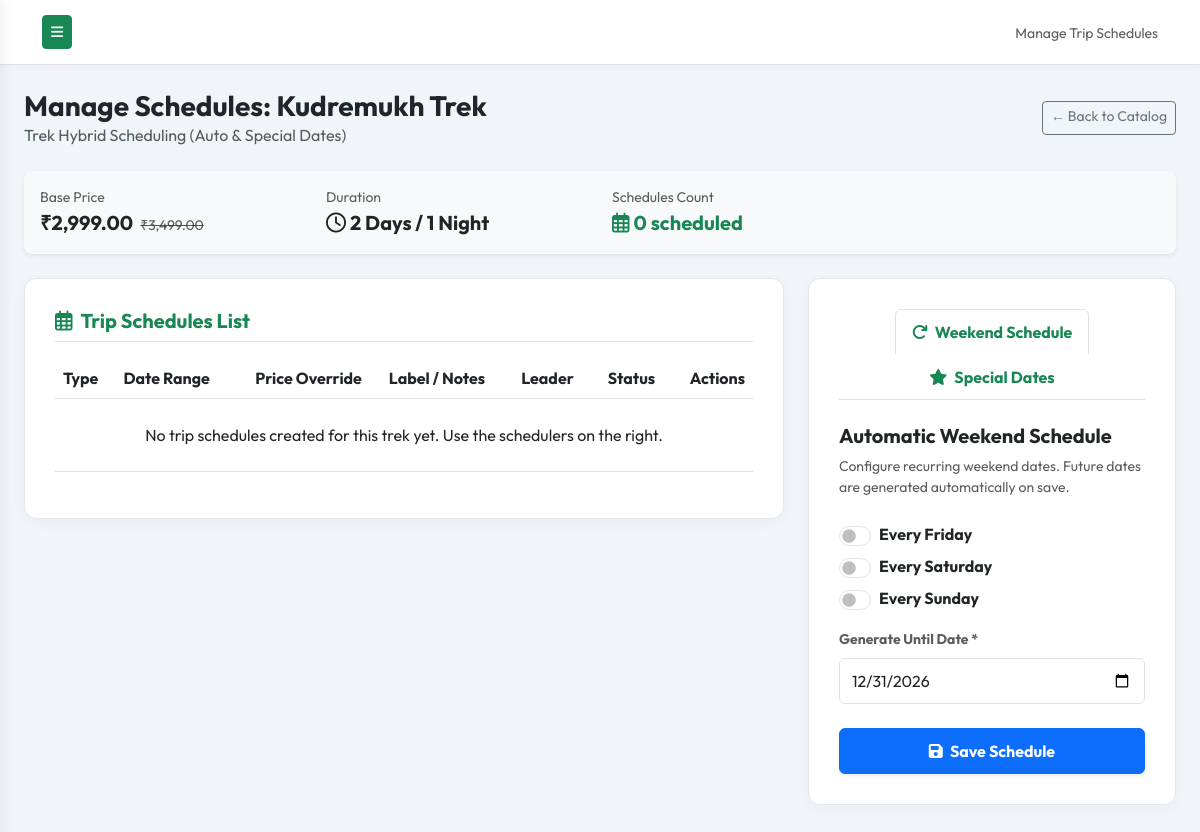
The page /admin/treks/schedules.php?trek_id=1 (signed in) on the database its author committed.
### tables this page shows
CREATE TABLE IF NOT EXISTS `treks` (
  `id` INT AUTO_INCREMENT PRIMARY KEY,
  `category_id` INT DEFAULT NULL,
  `title` VARCHAR(255) NOT NULL,
  `slug` VARCHAR(255) NOT NULL UNIQUE,
  `location` VARCHAR(150) DEFAULT 'Karnataka',
  `image` VARCHAR(255) DEFAULT NULL,
  `duration` VARCHAR(100) NOT NULL,
  `difficulty` ENUM('Easy', 'Moderate', 'Difficult') DEFAULT 'Moderate',
  `trek_distance` DECIMAL(5,2) NOT NULL,
  `altitude` INT NOT NULL,
  `price` DECIMAL(10,2) NOT NULL,
  `offer_price` DECIMAL(10,2) DEFAULT NULL,
  `with_transport_price` DECIMAL(10,2) NOT NULL DEFAULT 0.00,
  `with_transport_offer_price` DECIMAL(10,2) DEFAULT NULL,
  `without_transport_price` DECIMAL(10,2) NOT NULL DEFAULT 0.00,
  `without_transport_offer_price` DECIMAL(10,2) DEFAULT NULL,
  `transport_enabled` TINYINT(1) DEFAULT 1,
  `own_transport_enabled` TINYINT(1) DEFAULT 1,
  `own_transport_note` TEXT DEFAULT NULL,
  `with_transport_note` TEXT DEFAULT NULL,
  `description` TEXT NOT NULL,
  `itinerary` TEXT NOT NULL,
  `inclusions` TEXT DEFAULT NULL,
  `exclusions` TEXT DEFAULT NULL,
  `with_transport_inclusions` TEXT DEFAULT NULL,
  `with_transport_exclusions` TEXT DEFAULT NULL,
  `own_transport_inclusions` TEXT DEFAULT NULL,
  `own_transport_exclusions` TEXT DEFAULT NULL,
  `things_to_carry` TEXT DEFAULT NULL,
  `pickup_points_txt` TEXT DEFAULT NULL,
  `status` ENUM('Active', 'Inactive') DEFAULT 'Active',
  `recurring_friday` TINYINT(1) DEFAULT 0,
  `recurring_saturday` TINYINT(1) DEFAULT 0,
  `recurring_sunday` TINYINT(1) DEFAULT 0,
  `recurring_until` DATE DEFAULT NULL,
  `featured` TINYINT(1) DEFAULT 0,
  `meta_title` VARCHAR(150) DEFAULT NULL,
  `meta_description` VARCHAR(255) DEFAULT NULL,
  `focus_keyphrase` VARCHAR(150) DEFAULT NULL,
  `excerpt` TEXT DEFAULT NULL,
  `image_alt` VARCHAR(255) DEFAULT NULL,
  `tags` TEXT DEFAULT NULL,
  `created_at` TIMESTAMP DEFAULT CURRENT_TIMESTAMP,
  `updated_at` TIMESTAMP DEFAULT CURRENT_TIMESTAMP ON UPDATE CURRENT_TIMESTAMP,
  FOREIGN KEY (`category_id`) REFERENCES `trek_categories`(`id`) ON DELETE SET NULL
);

### admin/treks/schedules.php (the view, shortened to what the rows shown need)
<?php
require_once __DIR__ . '/../../includes/functions.php';
$db = Database::connect();
$trek_id = (int)($_GET['trek_id'] ?? 0);
try {
    $trek_stmt = $db->prepare("SELECT title, duration, price, offer_price, recurring_friday, recurring_saturday, recurring_sunday, recurring_until FROM treks WHERE id = ? LIMIT 1");
    $trek_stmt->execute([$trek_id]);
    $trek = $trek_stmt->fetch();
} catch (PDOException $e) {
    die("System error: " . $e->getMessage());
}
?>
<!DOCTYPE html>
<html lang="en">
<head>
    <link href="https://cdn.jsdelivr.net/npm/bootstrap@5.3.0/dist/css/bootstrap.min.css" rel="stylesheet">
    <link href="https://cdnjs.cloudflare.com/ajax/libs/font-awesome/6.4.0/css/all.min.css" rel="stylesheet">
    <link href="<?php echo SITE_URL; ?>/assets/css/admin.css" rel="stylesheet">
    <link href="<?php echo SITE_URL; ?>/assets/css/responsive.css" rel="stylesheet">
</head>
<body class="admin-body">
<div class="d-flex" id="wrapper">
    <div id="page-content-wrapper">
        <div class="container-fluid p-4">
            <div class="d-flex justify-content-between align-items-center mb-4">
                <div>
                    <h3 class="fw-bold mb-0">Manage Schedules: <?php echo htmlspecialchars($trek['title']); ?></h3>
                    <p class="text-muted mb-0">Trek Hybrid Scheduling (Auto & Special Dates)</p>
                </div>
            </div>
            <div class="card border-0 shadow-sm p-3 mb-4 bg-light rounded-3">
                <div class="row align-items-center">
                    <div class="col-md-3">
                        <span class="text-muted small d-block">Base Price</span>
                        <strong class="text-dark fs-5"><?php echo format_price($trek['offer_price'] > 0 ? $trek['offer_price'] : $trek['price']); ?></strong>
                        <?php if ($trek['offer_price'] > 0): ?>
                            <del class="text-muted small ms-1"><?php echo format_price($trek['price']); ?></del>
                        <?php endif; ?>
                    </div>
                    <div class="col-md-3">
                        <span class="text-muted small d-block">Duration</span>
                        <strong class="text-dark fs-5"><i class="far fa-clock me-1"></i><?php echo htmlspecialchars($trek['duration']); ?></strong>
                    </div>
                </div>
            </div>
            <div class="row g-4">
                <div class="col-lg-8">
                    <div class="admin-card">
                        <div class="table-responsive">
                            <table class="table table-hover align-middle text-muted">
                                <thead>
                                    <tr>
                                        <th>Type</th>
                                        <th>Date Range</th>
                                        <th class="text-center">Price Override</th>
                                        <th>Label / Notes</th>
                                        <th>Leader</th>
                                        <th class="text-center">Status</th>
                                        <th class="text-end">Actions</th>
                                    </tr>
                                </thead>
                            </table>
                        </div>
                    </div>
                </div>
                <div class="col-lg-4">
                    <div class="admin-card" id="add-form-card">
                        <div class="tab-content" id="formTabsContent">
                            <div class="tab-pane fade show active" id="bulk-generator-pane" role="tabpanel">
                                <form action="" method="POST">
                                    <div class="mb-3">
                                        <div class="form-check form-switch mb-2">
                                            <input class="form-check-input" type="checkbox" name="recurring_friday" id="recurring_friday" value="1" <?php echo ($trek['recurring_friday'] ?? 0) ? 'checked' : ''; ?>>
                                            <label class="form-check-label fw-bold text-dark" for="recurring_friday">Every Friday</label>
                                        </div>
                                        <div class="form-check form-switch mb-2">
                                            <input class="form-check-input" type="checkbox" name="recurring_saturday" id="recurring_saturday" value="1" <?php echo ($trek['recurring_saturday'] ?? 0) ? 'checked' : ''; ?>>
                                            <label class="form-check-label fw-bold text-dark" for="recurring_saturday">Every Saturday</label>
                                        </div>
                                        <div class="form-check form-switch">
                                            <input class="form-check-input" type="checkbox" name="recurring_sunday" id="recurring_sunday" value="1" <?php echo ($trek['recurring_sunday'] ?? 0) ? 'checked' : ''; ?>>
                                            <label class="form-check-label fw-bold text-dark" for="recurring_sunday">Every Sunday</label>
                                        </div>
                                    </div>
                                    <div class="mb-4">
                                        <label class="form-label small text-muted fw-bold">Generate Until Date *</label>
                                        <input type="date" name="recurring_until" class="form-control" required min="<?php echo date('Y-m-d'); ?>" value="<?php echo htmlspecialchars($trek['recurring_until'] ?? date('Y-12-31')); ?>">
                                    </div>
                                </form>
                            </div>
                        </div>
                    </div>
                </div>
            </div>
        </div>
    </div>
</div>
</body>
</html>

### rows shown on the page
treks: title "Kudremukh Trek", offer_price "₹2,999.00", price "₹3,499.00", duration "2 Days / 1 Night", recurring_until "12/31/2026"

### other values the page prints
count($trek_dates) "0"
